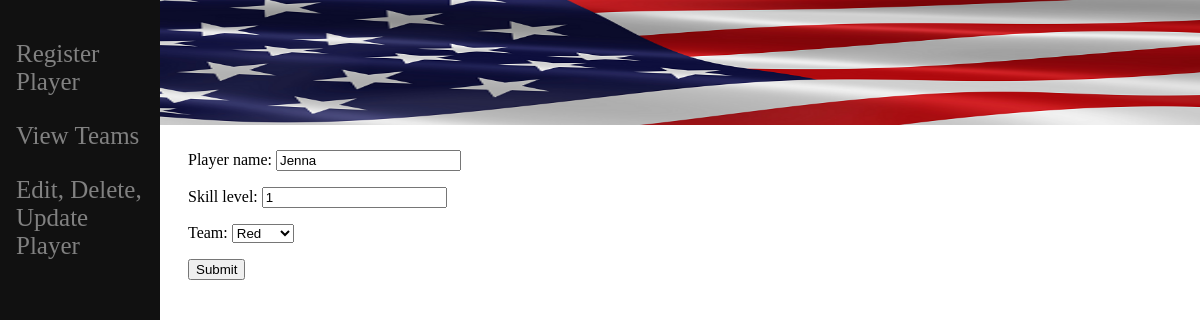
The app's page /edit_player/25, older data.
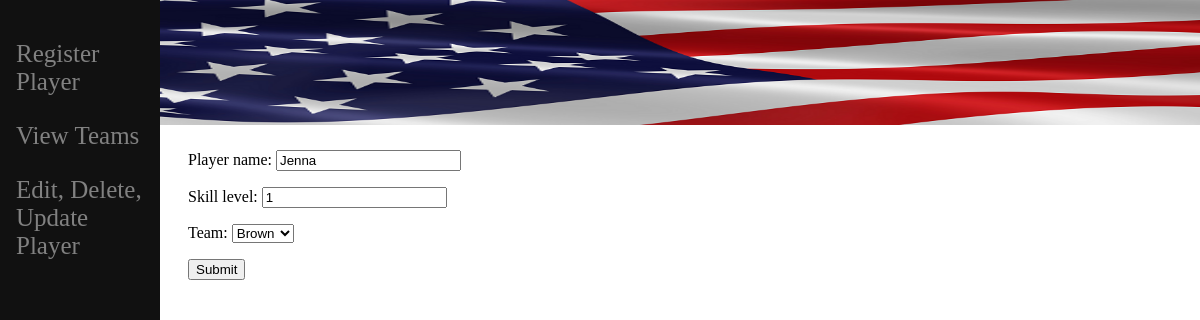
The same page, newer data.
### v_ball/models.py (models this page shows, shortened)
class Player(models.Model):
    player_name = models.CharField(max_length=25)
    skill_level = models.IntegerField()
    team = models.ForeignKey(Team, on_delete=models.SET_NULL, null=True, related_name="players")

### v_ball/views.py (the view)
# urls.py: path('edit_player/', include('v_ball.urls')),
def edit_player(request,id):
    player = Player.objects.get(pk=id)
    form = PlayerForm(request.POST or None, instance=player)
    if form.is_valid():
        form.save()
        return HttpResponseRedirect('/delete_players')
    return render(request, 'edit_player.html', {'player':player, 'form': form})

### v_ball/forms.py
class PlayerForm(ModelForm):
    class Meta:
        model = Player
        fields = ['player_name', 'skill_level', 'team',]
        player_name = forms.CharField()
        skill_level = forms.IntegerField()
        team = forms.CharField()

### v_ball/models.py (called while the page is built)
    def __str__(self):
        return self.team_name

### v_ball/templates/edit_player.html (shortened to what this page needs)
{% extends 'base.html' %}
{% load static %}
{% block content %}
<html>
<body>
    <Div>
        {% if submitted %}
        You will be placed on a team!
        {% else %}
            <form action= "" method ='POST'>
                {{ form.as_p }}
                <input type= "submit" value= "Submit">
            </form>
        {% endif %}
    </Div>
</body>
</html>
{% endblock %}

### v_ball/templates/base.html (shortened to what this page needs)
{% load static %}
<!DOCTYPE html>
<html>
<head>
 </head>
 <body>
    <div class = "content">
        {% block content %}
        {% endblock %}
    </div>
    <div class = "sidenav">
        <a href = '/register/'>Register Player</a>
        <a href = '/'>View Teams</a>
        <a href = "/delete_players/">Edit, Delete, Update Player</a>
    </div>
    <div class = "logo">
        <img src = "{% static 'usflag.png' %}" alt="My image"
        style="object-fit: fill;
        width:1250px;
        height:125px;"/>
    </div>
</body>
</html>

### v_ball/templates/base.html (style rules this page uses)
.sidenav { height:100%; width:160px; position:fixed; z-index:1; top:0; Left:0; background-color:#111; overflow-x:hidden; padding-top:20px; }
.sidenav a { padding: 20px 8px 6px 16px; text-decoration:none; font-size:25px; color: #818181; display:block; }
.logo { top:0; position:fixed; Left:160px; z-index: 1; height:35%; width: 100%; }
.content { margin-top:150px; margin-left:180px; }

Row changes from the older to the newer data that the page shows:
changed Player "Jenna": team "Red" → "Brown"
